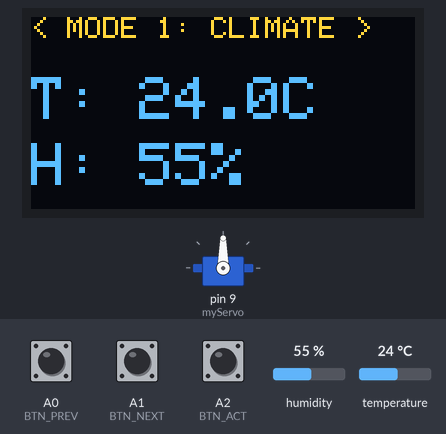
This sketch was run on a simulated Arduino Uno, built with avr-gcc and run on an emulated ATmega328P. On the bench: servo, 128×64 one-colour display. Inputs (shaded band) come from the test bench; at power-on: A0 (BTN_PREV) HIGH, A2 (BTN_ACT) HIGH, A1 (BTN_NEXT) HIGH, humidity 55 %, temperature 24 °C. The OLED is the two-colour kind (top 16 rows yellow).

Above: at 1.2 s.
1.3 s: A0 (BTN_PREV) pulled LOW for 1 s
At 3.6 s:
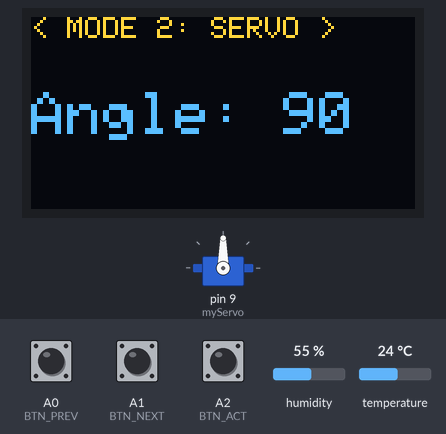
3.9 s: A2 (BTN_ACT) pulled LOW for 3.2 s
At 7.5 s:
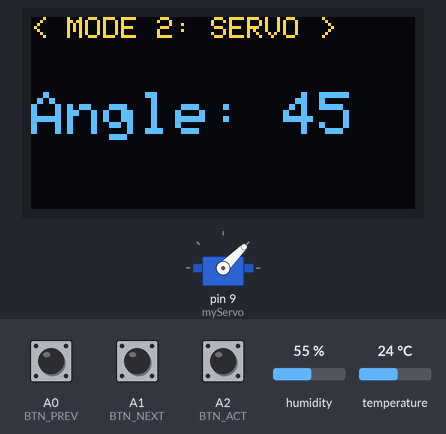
8.6 s: A1 (BTN_NEXT) pulled LOW for 0.15 s
At 9.2 s:
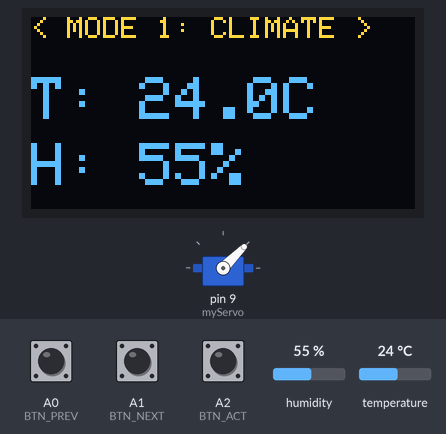
10.3 s: humidity set to 22 %
At 12.1 s:
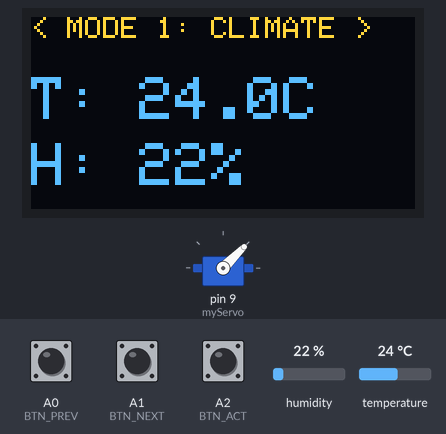
12.4 s: temperature set to 12 °C
At 14.1 s:
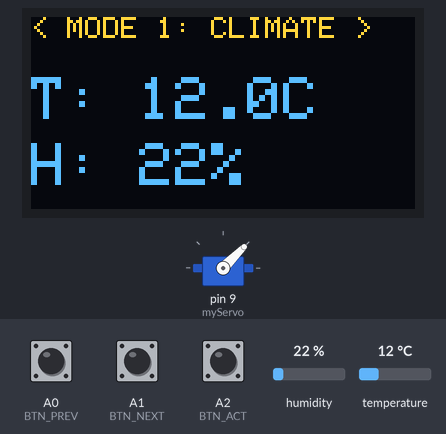
14.4 s: A0 (BTN_PREV) pulled LOW for 0.15 s
At 16.0 s:
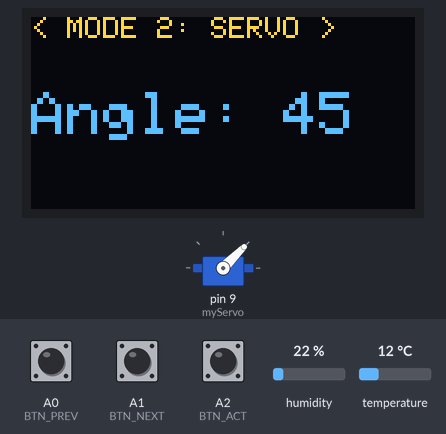
Timing chart, 0 to 17.1 s (numbered marks = the images above; inputs shaded):
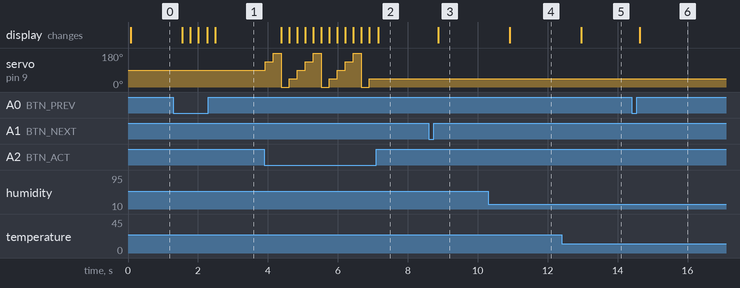

The sketch:

sketch.ino
```cpp
#include <Wire.h>
#include <Adafruit_GFX.h>
#include <Adafruit_SSD1306.h>
#include <DHT.h>
#include <Servo.h>

Adafruit_SSD1306 display(128, 64, &Wire, -1);
DHT dht(2, DHT11);
Servo myServo;

const int BTN_PREV = A0;
const int BTN_NEXT = A1;
const int BTN_ACT  = A2;

int menuPage = 0;
int servoAngle = 90;

void setup() {
  pinMode(BTN_PREV, INPUT_PULLUP);
  pinMode(BTN_NEXT, INPUT_PULLUP);
  pinMode(BTN_ACT,  INPUT_PULLUP);

  dht.begin();
  myServo.attach(9);
  myServo.write(servoAngle);

  display.begin(SSD1306_SWITCHCAPVCC, 0x3C);
  display.clearDisplay();
}

void loop() {
  // Navigation controls
  if (digitalRead(BTN_NEXT) == LOW) {
    menuPage = (menuPage + 1) % 2;
    delay(200); // Simple debounce
  }
  if (digitalRead(BTN_PREV) == LOW) {
    menuPage = (menuPage - 1 + 2) % 2;
    delay(200);
  }

  display.clearDisplay();
  display.setTextColor(WHITE);

  if (menuPage == 0) {
    // Mode 0: Weather Display
    float t = dht.readTemperature();
    float h = dht.readHumidity();

    display.setTextSize(1);
    display.setCursor(0, 0);
    display.println("< MODE 1: CLIMATE >");
    display.setTextSize(2);
    display.setCursor(0, 20);
    display.print("T: "); display.print(t, 1); display.println("C");
    display.setCursor(0, 42);
    display.print("H: "); display.print(h, 0); display.println("%");
  }
  else if (menuPage == 1) {
    // Mode 1: Manual Servo Positioner
    display.setTextSize(1);
    display.setCursor(0, 0);
    display.println("< MODE 2: SERVO >");
    display.setTextSize(2);
    display.setCursor(0, 25);
    display.print("Angle: "); display.print(servoAngle);

    // Action button rotates servo in increments
    if (digitalRead(BTN_ACT) == LOW) {
      servoAngle += 45;
      if (servoAngle > 180) servoAngle = 0;
      myServo.write(servoAngle);
      delay(200);
    }
  }

  display.display();
}
```

Measured:
- after the input at 1.3 s, the display: changes after 0.25 s (image 1)
- after the input at 3.9 s, servo on pin 9 (myServo): 90° → 135° at once, then repeats every 1.1 s: 180° 0.23 s, 0° 0.23 s, 45° 0.23 s, 90° 0.23 s, 135° 0.23 s, until it stays 45° from 6.9 s; the display: first changes after 0.48 s (image 2 shows a later state)
- after the input at 8.6 s, the display: changes after 0.27 s (image 3)
- after the input at 10.3 s, the display: changes after 0.61 s (image 4)
- after the input at 12.4 s, the display: changes after 0.56 s (image 5)
- after the input at 14.4 s, the display: changes after 0.24 s (image 6)
